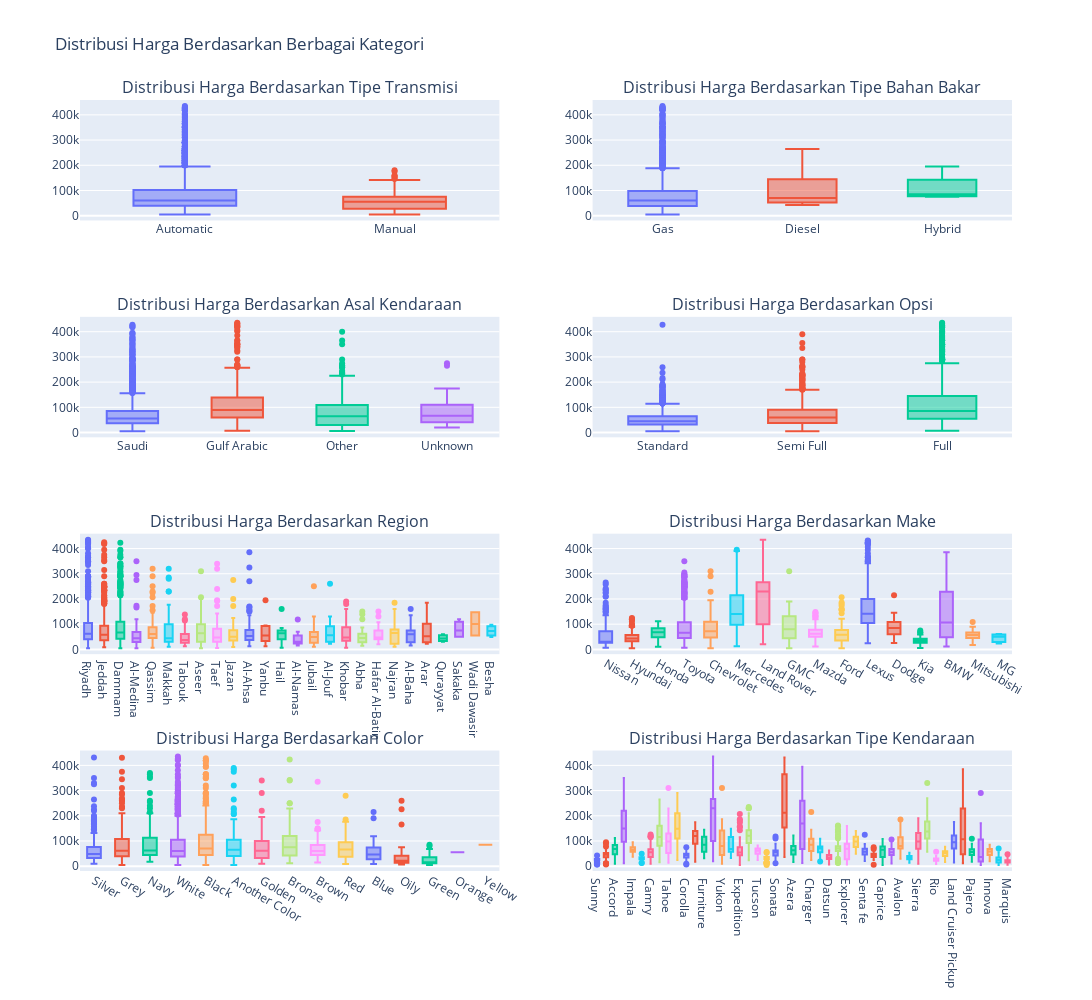

Here is the notebook cell this chart was saved with:
### Markdown cell above
#### 3.7 Hubungan Harga dengan Fitur Kategorikal

### Code cell
# Create subplots for 2 columns
fig = make_subplots(rows=4, cols=2, subplot_titles=[
    'Distribusi Harga Berdasarkan Tipe Transmisi',
    'Distribusi Harga Berdasarkan Tipe Bahan Bakar',
    'Distribusi Harga Berdasarkan Asal Kendaraan',
    'Distribusi Harga Berdasarkan Opsi',
    'Distribusi Harga Berdasarkan Region',
    'Distribusi Harga Berdasarkan Make',
    'Distribusi Harga Berdasarkan Color',
    'Distribusi Harga Berdasarkan Tipe Kendaraan',
])

# Price vs Gear_Type
gear_type_fig = px.box(df[df['Price'] > 0], x='Gear_Type', y='Price', color='Gear_Type')
gear_type_fig.update_layout(xaxis_title='Gear_Type', yaxis_title='Price', xaxis_tickangle=45)
for trace in gear_type_fig['data']:
    trace.showlegend = False
    fig.add_trace(trace, row=1, col=1)

# Price vs Fuel_Type
fuel_type_fig = px.box(df[df['Price'] > 0], x='Fuel_Type', y='Price', color='Fuel_Type')
fuel_type_fig.update_layout(xaxis_title='Fuel_Type', yaxis_title='Price', xaxis_tickangle=45)
for trace in fuel_type_fig['data']:
    trace.showlegend = False
    fig.add_trace(trace, row=1, col=2)

# Price vs Origin
origin_fig = px.box(df[df['Price'] > 0], x='Origin', y='Price', color='Origin')
origin_fig.update_layout(xaxis_title='Origin', yaxis_title='Price', xaxis_tickangle=45)
for trace in origin_fig['data']:
    trace.showlegend = False
    fig.add_trace(trace, row=2, col=1)

# Price vs Options
options_fig = px.box(df[df['Price'] > 0], x='Options', y='Price', color='Options')
options_fig.update_layout(xaxis_title='Options', yaxis_title='Price', xaxis_tickangle=45)
for trace in options_fig['data']:
    trace.showlegend = False
    fig.add_trace(trace, row=2, col=2)

# Price vs Region
region_fig = px.box(df[df['Price'] > 0], x='Region', y='Price', color='Region')
region_fig.update_layout(xaxis_title='Region', yaxis_title='Price', xaxis_tickangle=45)
for trace in region_fig['data']:
    trace.showlegend = False
    fig.add_trace(trace, row=3, col=1)


# Price vs Make
make_fig = px.box(df[df['Price'] > 0], x='Make', y='Price', color='Make')
make_fig.update_layout(xaxis_title='Make', yaxis_title='Price', xaxis_tickangle=45)
for trace in make_fig['data']:
    trace.showlegend = False
    fig.add_trace(trace, row=3, col=2)

# Price vs color
color_fig = px.box(df[df['Price'] > 0], x='Color', y='Price', color='Color')
color_fig.update_layout(xaxis_title='Color', yaxis_title='Price', xaxis_tickangle=45)
for trace in color_fig['data']:
    trace.showlegend = False
    fig.add_trace(trace, row=4, col=1)

# Price vs Type (15 largest categories only)
# top_types = df['Type'].value_counts().nlargest(15).index
top_types = df['Type']

type_fig = px.box(df[df['Type'].isin(top_types) & (df['Price'] > 0)], x='Type', y='Price', color='Type')
type_fig.update_layout(xaxis_title='Type', yaxis_title='Price', xaxis_tickangle=45)
for trace in type_fig['data']:
    trace.showlegend = False
    fig.add_trace(trace, row=4, col=2)

# Update layout for the entire figure
fig.update_layout(height=1000, width=1500, title_text="Distribusi Harga Berdasarkan Berbagai Kategori")
fig.show()
